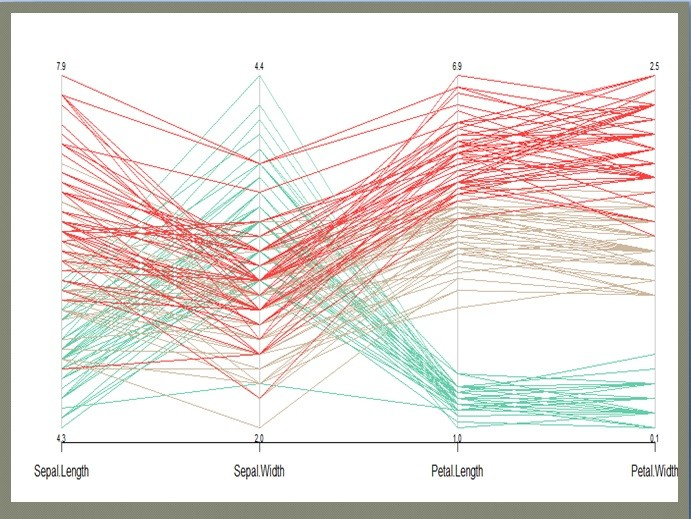
#> input picture notebooks/images/66.jpeg, 691 x 519 px; its folder holds only this picture in this run
$ python -i color_extraction.py   (imports and definitions only)
#> lines starting #> are read from the running program, lines starting #| are printed output that depends on the picture; after the words box and inside, x2 and y2 are one past the last pixel; in counts of white or black regions, pixels touching at a corner belong together
import cv2
import numpy as np
import json
import os
from collections import Counter
from PIL import Image
from colorsys import rgb_to_hsv
from sklearn.cluster import DBSCAN

# [91 lines left out: functions is_gray_or_white, extract_dominant_colors_dbscan_old, extract_dominant_colors_dbscan, not called in this run]


def extract_prominent_hues_auto(
    image_path: str,
    resize_factor: int = 4,
    bins: int = 72,                 # 5 degrees per bin
    white_v_thresh: float = 0.95,
    white_s_thresh: float = 0.12,
    s_min: float = 0.22,
    v_min: float = 0.20,
    merge_tol: float = 0.06,        # ~22 degrees in 0..1
    peak_rel_min: float = 0.18,     # keep peaks >= 18% of the strongest
    max_cats: int = 8               # safety cap
):
#> called with image_path = '../../notebooks/images/66.jpeg', resize_factor = 4, bins = 72, white_v_thresh = 0.95, white_s_thresh = 0.12, s_min = 0.22, v_min = 0.2, merge_tol = 0.06
    img = cv2.imread(image_path)
#> img is the input picture: shape (519, 691, 3); mean B, G, R 220.4, 224.1, 230.2
    if img is None:
        return {}

    img = cv2.cvtColor(img, cv2.COLOR_BGR2RGB)
    if resize_factor and resize_factor > 1:
        img = cv2.resize(img, (img.shape[1] // resize_factor, img.shape[0] // resize_factor))
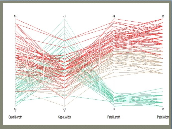
#> img: shape (129, 172, 3); mean R, G, B 230.9, 224.7, 221

    hsv = cv2.cvtColor(img, cv2.COLOR_RGB2HSV).astype(np.float32)
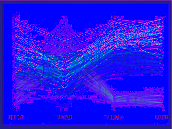
#> hsv: shape (129, 172, 3) float32; mean R, G, B 35.9, 19.3, 234.4
    H = hsv[..., 0] / 179.0
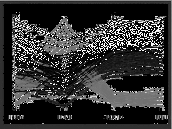
#> H: shape (129, 172) float32; min 0, max 1, mean 0.201
    S = hsv[..., 1] / 255.0
    V = hsv[..., 2] / 255.0
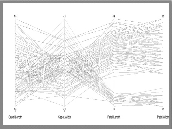
#> V: shape (129, 172) float32; min 0.247, max 1, mean 0.919

    # [13 lines of commented-out code are left out]

    not_white = ~((V >= white_v_thresh) & (S <= white_s_thresh))
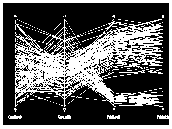
#> not_white: shape (129, 172) bool; 36.8% white; 146 white regions (135 under 20 px), largest, box (x1, y1, x2, y2) and area: (15, 19, 163, 107) 5244, (0, 0, 172, 129) 1975, (119, 92, 163, 106) 278

    # Keep pastel colors but reject gray-ish stuff
    chroma = S * V
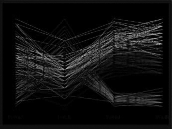
#> chroma: shape (129, 172) float32; min 0, max 0.686, mean 0.0624
    mask = not_white & (V >= 0.25) & (chroma >= 0.06) & (S >= 0.06)
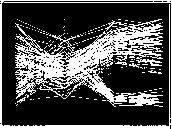
#> mask: shape (129, 172) bool; 30.3% white; 148 white regions (141 under 20 px), largest, box (x1, y1, x2, y2) and area: (15, 19, 163, 107) 4535, (0, 0, 172, 129) 1476, (119, 92, 163, 106) 277

    if not np.any(mask):
        return {}

    h = H[mask]
#> h = 6730 values, max 1 at index 419, min 0 at index 452, mean 0.299
    s = S[mask]
#> s = 6730 values, max 0.725 at index 2796, min 0.0667 at index 904, mean 0.208
    v = V[mask]
#> v = 6730 values, max 1 at index 421, min 0.451 at index 5974, mean 0.796

    # Gentler weighting so pastels still compete
    weights = (np.sqrt(s) * v)
#> weights = 6730 values, max 0.805 at index 2796, min 0.179 at index 6107, mean 0.355

    hist, _ = np.histogram(h, bins=bins, range=(0.0, 1.0), weights=weights)
#> hist = 72 values, max 541.4 at index 0, min 0 at index 36, mean 33.14

    # find local maxima peaks
    peaks = []
    for i in range(bins):
        left = hist[(i - 1) % bins]
        mid  = hist[i]
        right= hist[(i + 1) % bins]
        if mid > left and mid >= right and mid > 0:
            center = (i + 0.5) / bins
            peaks.append((mid, center))
#> this loop made 72 passes
#> (left, mid, right) on passes 1 to 12: (357.6, 541.4, 200.7), (541.4, 200.7, 164.8), (200.7, 164.8, 56.32), (164.8, 56.32, 62.43), (56.32, 62.43, 41.64), (62.43, 41.64, 76.39), (41.64, 76.39, 27.56), (76.39, 27.56, 21.16), (27.56, 21.16, 7.52), (21.16, 7.52, 8.87), (7.52, 8.87, 2.61), (8.87, 2.61, 2.5)
#> after the loop, peaks = [(541.4, 0.00694), (62.43, 0.0625), (76.39, 0.0903), (8.87, 0.146), (192.7, 0.201), (2.01, 0.271), (4.14, 0.34), (252.3, 0.451), (38.77, 0.562)]

    if not peaks:
        return {}

    # sort by peak strength
    peaks.sort(key=lambda x: x[0], reverse=True)
    strongest = peaks[0][0]
#> strongest = 541.4

    def circ_dist(a, b):
        d = abs(a - b)
        return min(d, 1.0 - d)

    # merge nearby peaks (weighted)
    merged = []  # [weight, hue]
    for w, hue in peaks:
        placed = False
        for j in range(len(merged)):
            w2, h2 = merged[j]
            if circ_dist(hue, h2) <= merge_tol:
                merged[j][1] = (h2 * w2 + hue * w) / (w2 + w)
                merged[j][0] = w2 + w
                placed = True
                break
        if not placed:
            merged.append([w, float(hue)])
#> this loop made 9 passes
#> (w, hue) on passes 2 to 9: (252.3, 0.451), (192.7, 0.201), (76.39, 0.0903), (62.43, 0.0625), (38.77, 0.562), (8.87, 0.146), (4.14, 0.34), (2.01, 0.271)
#> after the loop, merged = [[603.8, 0.0127], [252.3, 0.451], [201.5, 0.199], [76.39, 0.0903], [38.77, 0.562], [4.14, 0.34], [2.01, 0.271]]

    # re-sort merged by prominence
    merged.sort(key=lambda x: x[0], reverse=True)

    # auto-stop rule: only keep peaks that are large enough vs strongest
    kept = []
    for w, hue in merged:
        if len(kept) >= max_cats:
            break
        if w < strongest * peak_rel_min:
            continue
        kept.append((w, hue))
#> this loop made 7 passes
#> after the loop, kept = [(603.8, 0.0127), (252.3, 0.451), (201.5, 0.199)]

    # fallback: if auto rule was too strict, keep at least 1
    if not kept:
        kept = [tuple(merged[0])]

    out = {}
    for i, (_, hue) in enumerate(kept, start=1):
        out[f"cat{i}"] = {"h": round(hue, 2), "s": 1, "v": 1}
#> this loop made 3 passes
#> hue on passes 1 to 3: 0.0127, 0.451, 0.199
#> after the loop, out = 3 items
    return out

# [25 lines left out: function process_image_input, not called in this run]

>>> result = extract_prominent_hues_auto('../../notebooks/images/66.jpeg')
#> result = 3 items

$ run again, on notebooks/images/1.png
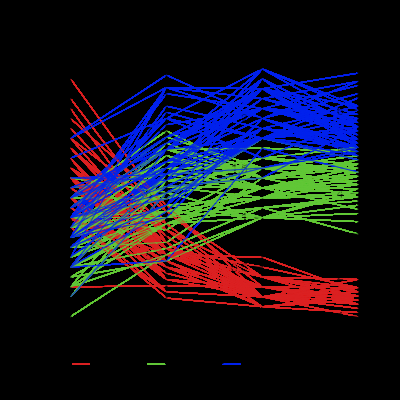
#> input picture notebooks/images/1.png, 400 x 400 px
#> in extract_prominent_hues_auto, img is the input picture: shape (400, 400, 3); mean B, G, R 30.5, 20.2, 21.1
#> in extract_prominent_hues_auto, `hsv = cv2.cvtColor(img, cv2.COLOR_RGB2HSV).astype(np.float32)`:
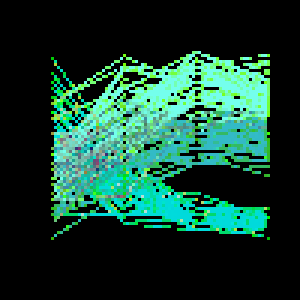
#> hsv: shape (100, 100, 3) float32 (shown 3 times larger); mean R, G, B 21.3, 64.2, 49.5
#> not_white: shape (100, 100) bool; every value is 1
#> in extract_prominent_hues_auto, `mask = not_white & (V >= 0.25) & (chroma >= 0.06) & (S >= 0.06)`:
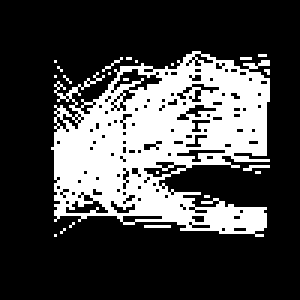
#> mask: shape (100, 100) bool (shown 3 times larger); 27.3% white; 22 white regions (21 under 20 px), largest, box (x1, y1, x2, y2) and area: (17, 17, 90, 79) 2671
#> h = 2731 values, max 1 at index 606, min 0 at index 26, mean 0.396
#> s = 2731 values, max 1 at index 0, min 0.165 at index 1253, mean 0.839
#> v = 2731 values, max 0.933 at index 54, min 0.251 at index 1801, mean 0.693
#> weights = 2731 values, max 0.933 at index 54, min 0.172 at index 2230, mean 0.639
#> hist = 72 values, max 601.2 at index 46, min 0 at index 56, mean 24.23
#> the loop in extract_prominent_hues_auto, `for i in range(bins):` made 72 passes
#> (left, mid, right) on passes 1 to 8: (14.64, 391.8, 3.29), (391.8, 3.29, 4.12), (3.29, 4.12, 3.21), (4.12, 3.21, 6.64), (3.21, 6.64, 3.58), (6.64, 3.58, 8.38), (3.58, 8.38, 8.51), (8.38, 8.51, 3.2)
#> after the loop in extract_prominent_hues_auto, `for i in range(bins):`: peaks = 27 pairs, first value 0.729 to 601.2, second value 0.00694 to 0.951
#> strongest = 601.2
#> the loop in extract_prominent_hues_auto, `for w, hue in peaks:` made 27 passes
#> (w, hue) on passes 2 to 9: (391.8, 0.00694), (297.5, 0.285), (11.44, 0.549), (8.51, 0.104), (7.44, 0.229), (6.64, 0.0625), (6.24, 0.715), (6.06, 0.688)
#> after the loop in extract_prominent_hues_auto, `for w, hue in peaks:`: merged = [[607.3, 0.646], [405.1, 0.0141], [307.4, 0.284], [15.26, 0.542], [11.35, 0.115], [13.21, 0.738], [17.39, 0.407], [4.33, 0.479], [3.38, 0.188], [3.46, 0.891], [2.33, 0.81]]
#> the loop in extract_prominent_hues_auto, `for w, hue in merged:` made 11 passes
#> after the loop in extract_prominent_hues_auto, `for w, hue in merged:`: kept = [(607.3, 0.646), (405.1, 0.0141), (307.4, 0.284)]
#> the loop in extract_prominent_hues_auto, `for i, (_, hue) in enumerate(kept, start=1):` made 3 passes
#> hue on passes 1 to 3: 0.646, 0.0141, 0.284
#> after the loop in extract_prominent_hues_auto, `for i, (_, hue) in enumerate(kept, start=1):`: out = 3 items

$ run again, on notebooks/images/105.png
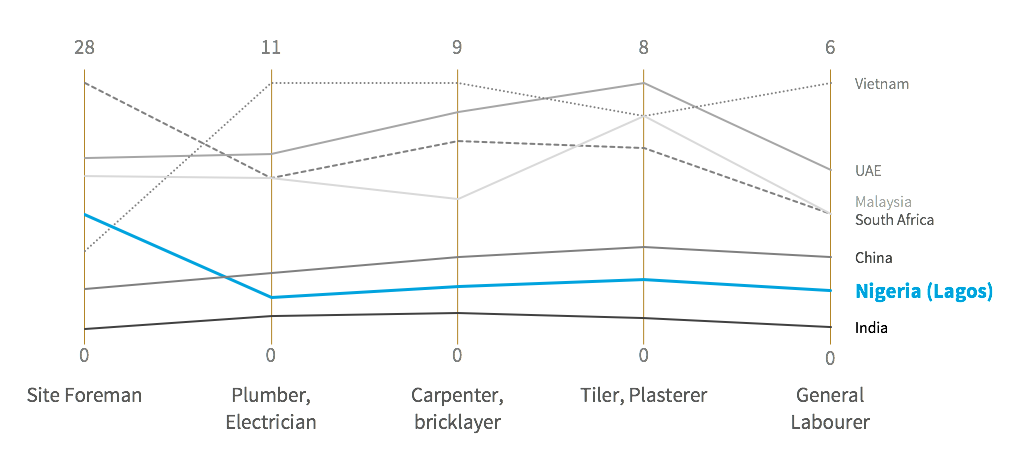
#> input picture notebooks/images/105.png, 1012 x 467 px
#> in extract_prominent_hues_auto, img is the input picture: shape (467, 1012, 3); mean B, G, R 250.5, 250.4, 249.3
#> in extract_prominent_hues_auto, `not_white = ~((V >= white_v_thresh) & (S <= white_s_thresh))`:
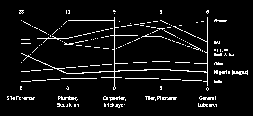
#> not_white: shape (116, 253) bool; 6.4% white in thin lines or dots, all inside (x1, y1, x2, y2) = (7, 10, 248, 108)
#> in extract_prominent_hues_auto, `mask = not_white & (V >= 0.25) & (chroma >= 0.06) & (S >= 0.06)`:
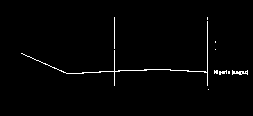
#> mask: shape (116, 253) bool; 1.5% white in thin lines or dots, all inside (x1, y1, x2, y2) = (21, 17, 248, 90)
#> h = 433 values, max 0.564 at index 49, min 0.106 at index 432, mean 0.411
#> s = 433 values, max 1 at index 73, min 0.0667 at index 49, mean 0.568
#> v = 433 values, max 1 at index 291, min 0.553 at index 414, mean 0.886
#> weights = 433 values, max 0.873 at index 331, min 0.205 at index 432, mean 0.642
#> hist = 72 values, max 201.4 at index 39, min 0 at index 0, mean 3.86
#> the loop in extract_prominent_hues_auto, `for i in range(bins):` made 72 passes
#> (left, mid, right) on passes 1 to 8: (0, 0, 0), (0, 0, 0), (0, 0, 0), (0, 0, 0), (0, 0, 0), (0, 0, 0), (0, 0, 0.205), (0, 0.205, 63.81)
#> after the loop in extract_prominent_hues_auto, `for i in range(bins):`: peaks = [(63.81, 0.118), (0.823, 0.493), (201.4, 0.549)]
#> strongest = 201.4
#> the loop in extract_prominent_hues_auto, `for w, hue in peaks:` made 3 passes
#> (w, hue) on passes 2 to 3: (63.81, 0.118), (0.823, 0.493)
#> after the loop in extract_prominent_hues_auto, `for w, hue in peaks:`: merged = [[202.2, 0.548], [63.81, 0.118]]
#> the loop in extract_prominent_hues_auto, `for w, hue in merged:` made 2 passes
#> after the loop in extract_prominent_hues_auto, `for w, hue in merged:`: kept = [(202.2, 0.548), (63.81, 0.118)]
#> the loop in extract_prominent_hues_auto, `for i, (_, hue) in enumerate(kept, start=1):` made 2 passes
#> (i, hue) on passes 1 to 2: (1, 0.548), (2, 0.118)
#> after the loop in extract_prominent_hues_auto, `for i, (_, hue) in enumerate(kept, start=1):`: out = 2 items

$ run again, on notebooks/images/12.png
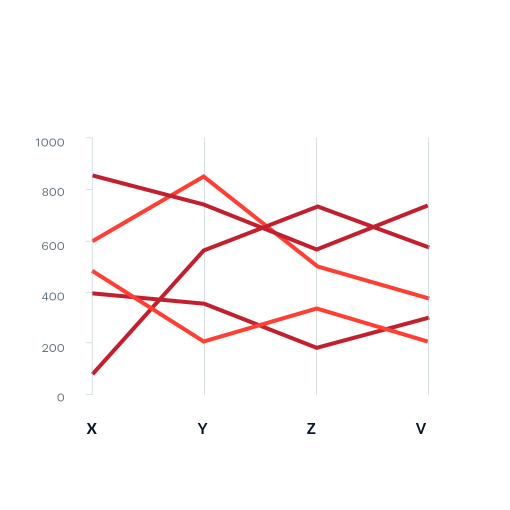
#> input picture notebooks/images/12.png, 1020 x 1020 px (shown at 1/2 size)
#> in extract_prominent_hues_auto, img is the input picture: shape (1020, 1020, 3); mean B, G, R 248.8, 248.7, 253.5
#> not_white: shape (255, 255) bool; 3.9% white in thin lines or dots, all inside (x1, y1, x2, y2) = (18, 69, 215, 217)
#> in extract_prominent_hues_auto, `mask = not_white & (V >= 0.25) & (chroma >= 0.06) & (S >= 0.06)`:
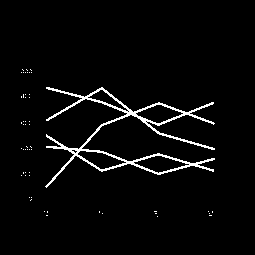
#> mask: shape (255, 255) bool; 3.3% white in thin lines or dots, all inside (x1, y1, x2, y2) = (21, 69, 215, 217)
#> h = 2161 values, max 1 at index 191, min 0 at index 196, mean 0.589
#> s = 2161 values, max 0.835 at index 13, min 0.0902 at index 179, mean 0.68
#> v = 2161 values, max 1 at index 16, min 0.263 at index 2148, mean 0.868
#> weights = 2161 values, max 0.892 at index 27, min 0.176 at index 2148, mean 0.701
#> hist = 72 values, max 802.9 at index 71, min 0 at index 1, mean 21.03
#> the loop in extract_prominent_hues_auto, `for i in range(bins):` made 72 passes
#> (left, mid, right) on passes 1 to 8: (802.9, 695, 0), (695, 0, 0), (0, 0, 0), (0, 0, 0), (0, 0, 0), (0, 0, 0), (0, 0, 0), (0, 0, 0)
#> after the loop in extract_prominent_hues_auto, `for i in range(bins):`: peaks = [(5.72, 0.576), (4.05, 0.604), (802.9, 0.993)]
#> strongest = 802.9
#> the loop in extract_prominent_hues_auto, `for w, hue in peaks:` made 3 passes
#> (w, hue) on passes 2 to 3: (5.72, 0.576), (4.05, 0.604)
#> after the loop in extract_prominent_hues_auto, `for w, hue in peaks:`: merged = [[802.9, 0.993], [9.77, 0.588]]
#> the loop in extract_prominent_hues_auto, `for w, hue in merged:` made 2 passes
#> after the loop in extract_prominent_hues_auto, `for w, hue in merged:`: kept = [(802.9, 0.993)]
#> the loop in extract_prominent_hues_auto, `for i, (_, hue) in enumerate(kept, start=1):` made 1 pass
#> (i, hue) on pass 1: (1, 0.993)
#> after the loop in extract_prominent_hues_auto, `for i, (_, hue) in enumerate(kept, start=1):`: out = 1 item
